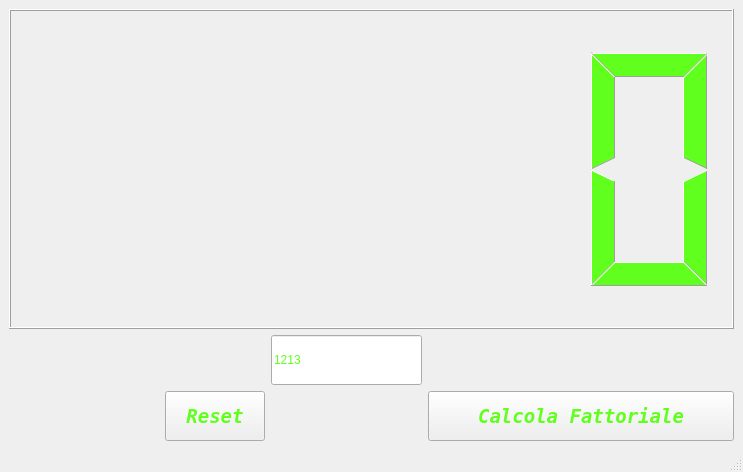
<?xml version="1.0" encoding="UTF-8"?>
<ui version="4.0">
 <class>MainWindow</class>
 <widget class="QMainWindow" name="MainWindow">
  <property name="geometry">
   <rect>
    <x>0</x>
    <y>0</y>
    <width>743</width>
    <height>472</height>
   </rect>
  </property>
  <property name="windowTitle">
   <string>MainWindow</string>
  </property>
  <property name="autoFillBackground">
   <bool>false</bool>
  </property>
  <property name="styleSheet">
   <string notr="true">
MainWindow QmessageBox{
	background-color: rgb(180, 176, 176);
	color: rbg(97, 255, 9);
	font: 700 italic 22pt &quot;Terminal&quot;;
}
</string>
  </property>
  <property name="inputMethodHints">
   <set>Qt::ImhNone</set>
  </property>
  <widget class="QWidget" name="centralwidget">
   <property name="styleSheet">
    <string notr="true">background-image: url(:/img/img/darksteel.png);</string>
   </property>
   <layout class="QGridLayout" name="gridLayout">
    <item row="9" column="1">
     <widget class="QPushButton" name="pushButton_cancella">
      <property name="sizePolicy">
       <sizepolicy hsizetype="Preferred" vsizetype="Preferred">
        <horstretch>10</horstretch>
        <verstretch>0</verstretch>
       </sizepolicy>
      </property>
      <property name="maximumSize">
       <size>
        <width>100</width>
        <height>50</height>
       </size>
      </property>
      <property name="font">
       <font>
        <family>Terminal</family>
        <pointsize>14</pointsize>
        <italic>true</italic>
        <bold>true</bold>
       </font>
      </property>
      <property name="styleSheet">
       <string notr="true">font: 700 italic 14pt &quot;Terminal&quot;;
color: rgb(97, 255, 29);
</string>
      </property>
      <property name="text">
       <string>Reset</string>
      </property>
     </widget>
    </item>
    <item row="1" column="0" colspan="5">
     <widget class="QLCDNumber" name="lcdNumber_risultato">
      <property name="sizePolicy">
       <sizepolicy hsizetype="Preferred" vsizetype="Preferred">
        <horstretch>0</horstretch>
        <verstretch>0</verstretch>
       </sizepolicy>
      </property>
      <property name="maximumSize">
       <size>
        <width>2000</width>
        <height>2000</height>
       </size>
      </property>
      <property name="styleSheet">
       <string notr="true">color: rgb(97, 255, 29);</string>
      </property>
     </widget>
    </item>
    <item row="9" column="3" colspan="2">
     <widget class="QPushButton" name="pushButton_calcola">
      <property name="sizePolicy">
       <sizepolicy hsizetype="Preferred" vsizetype="Preferred">
        <horstretch>0</horstretch>
        <verstretch>0</verstretch>
       </sizepolicy>
      </property>
      <property name="maximumSize">
       <size>
        <width>500</width>
        <height>200</height>
       </size>
      </property>
      <property name="font">
       <font>
        <family>Terminal</family>
        <pointsize>14</pointsize>
        <italic>true</italic>
        <bold>true</bold>
        <strikeout>false</strikeout>
        <kerning>true</kerning>
       </font>
      </property>
      <property name="styleSheet">
       <string notr="true">font: 700 italic 14pt &quot;Terminal&quot;;
color: rgb(97, 255, 29);
</string>
      </property>
      <property name="text">
       <string>Calcola Fattoriale</string>
      </property>
     </widget>
    </item>
    <item row="4" column="2">
     <widget class="QLineEdit" name="lineEdit_numero">
      <property name="sizePolicy">
       <sizepolicy hsizetype="Fixed" vsizetype="Preferred">
        <horstretch>0</horstretch>
        <verstretch>0</verstretch>
       </sizepolicy>
      </property>
      <property name="maximumSize">
       <size>
        <width>300</width>
        <height>50</height>
       </size>
      </property>
      <property name="acceptDrops">
       <bool>false</bool>
      </property>
      <property name="styleSheet">
       <string notr="true">font: 700 italic 22pt &quot;Terminal&quot;;
color: rgb(97, 255, 29);</string>
      </property>
      <property name="inputMethodHints">
       <set>Qt::ImhNone</set>
      </property>
      <property name="text">
       <string>1213</string>
      </property>
     </widget>
    </item>
   </layout>
  </widget>
  <widget class="QMenuBar" name="menubar">
   <property name="geometry">
    <rect>
     <x>0</x>
     <y>0</y>
     <width>743</width>
     <height>22</height>
    </rect>
   </property>
  </widget>
  <widget class="QStatusBar" name="statusbar"/>
 </widget>
 <tabstops>
  <tabstop>lineEdit_numero</tabstop>
  <tabstop>pushButton_calcola</tabstop>
  <tabstop>pushButton_cancella</tabstop>
 </tabstops>
 <resources/>
 <connections/>
</ui>
